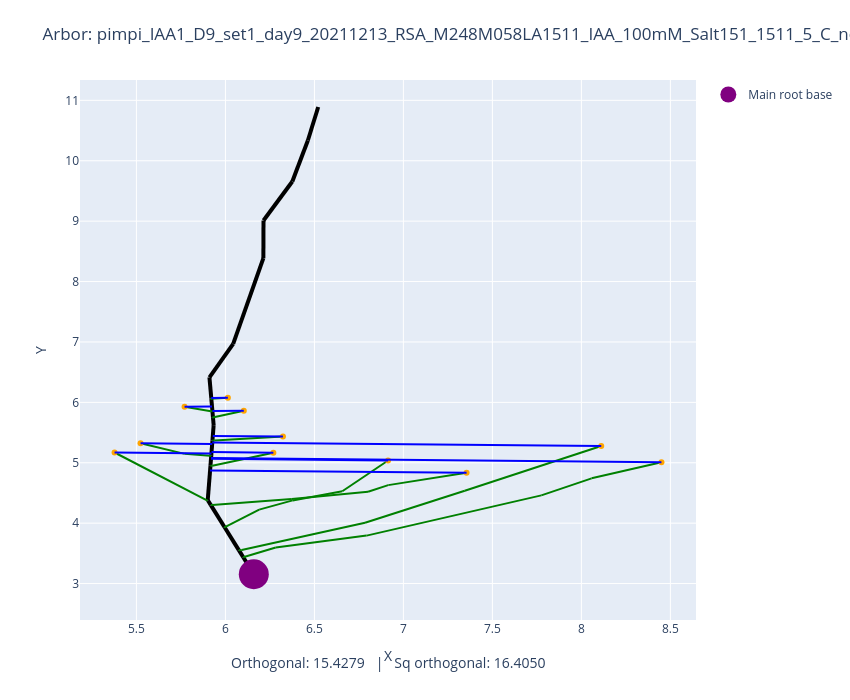

This figure's notebook cell:
### Code cell
plot_arbors(fname, 0, 1)

### Figure 1 — Plotly figure (JSON) as saved in the notebook; plotly's stock layout.template omitted (floating-point values rounded to 4 significant figures)
{"data": [{"line": {"color": "black", "width": 4}, "mode": "lines", "showlegend": false, "type": "scatter", "x": [6.159, 6.1], "y": [3.154, 3.435]}, {"line": {"color": "black", "width": 4}, "mode": "lines", "showlegend": false, "type": "scatter", "x": [6.1, 6.075], "y": [3.435, 3.553]}, {"line": {"color": "black", "width": 4}, "mode": "lines", "showlegend": false, "type": "scatter", "x": [6.075, 5.995], "y": [3.553, 3.932]}, {"line": {"color": "black", "width": 4}, "mode": "lines", "showlegend": false, "type": "scatter", "x": [5.995, 5.918], "y": [3.932, 4.299]}, {"line": {"color": "black", "width": 4}, "mode": "lines", "showlegend": false, "type": "scatter", "x": [5.918, 5.902], "y": [4.299, 4.375]}, {"line": {"color": "black", "width": 4}, "mode": "lines", "showlegend": false, "type": "scatter", "x": [5.902, 5.901], "y": [4.375, 4.381]}, {"line": {"color": "black", "width": 4}, "mode": "lines", "showlegend": false, "type": "scatter", "x": [5.901, 5.916], "y": [4.381, 4.95]}, {"line": {"color": "black", "width": 4}, "mode": "lines", "showlegend": false, "type": "scatter", "x": [5.916, 5.92], "y": [4.95, 5.116]}, {"line": {"color": "black", "width": 4}, "mode": "lines", "showlegend": false, "type": "scatter", "x": [5.92, 5.927], "y": [5.116, 5.367]}, {"line": {"color": "black", "width": 4}, "mode": "lines", "showlegend": false, "type": "scatter", "x": [5.927, 5.934], "y": [5.367, 5.624]}, {"line": {"color": "black", "width": 4}, "mode": "lines", "showlegend": false, "type": "scatter", "x": [5.934, 5.93], "y": [5.624, 5.75]}, {"line": {"color": "black", "width": 4}, "mode": "lines", "showlegend": false, "type": "scatter", "x": [5.93, 5.927], "y": [5.75, 5.855]}, {"line": {"color": "black", "width": 4}, "mode": "lines", "showlegend": false, "type": "scatter", "x": [5.927, 5.921], "y": [5.855, 6.061]}, {"line": {"color": "black", "width": 4}, "mode": "lines", "showlegend": false, "type": "scatter", "x": [5.921, 5.91], "y": [6.061, 6.414]}, {"line": {"color": "black", "width": 4}, "mode": "lines", "showlegend": false, "type": "scatter", "x": [5.91, 6.044], "y": [6.414, 6.967]}, {"line": {"color": "black", "width": 4}, "mode": "lines", "showlegend": false, "type": "scatter", "x": [6.044, 6.213], "y": [6.967, 8.388]}, {"line": {"color": "black", "width": 4}, "mode": "lines", "showlegend": false, "type": "scatter", "x": [6.213, 6.214], "y": [8.388, 9.011]}, {"line": {"color": "black", "width": 4}, "mode": "lines", "showlegend": false, "type": "scatter", "x": [6.214, 6.376], "y": [9.011, 9.657]}, {"line": {"color": "black", "width": 4}, "mode": "lines", "showlegend": false, "type": "scatter", "x": [6.376, 6.463], "y": [9.657, 10.34]}, {"line": {"color": "black", "width": 4}, "mode": "lines", "showlegend": false, "type": "scatter", "x": [6.463, 6.521], "y": [10.34, 10.89]}, {"line": {"color": "green", "width": 2}, "mode": "lines", "showlegend": false, "type": "scatter", "x": [8.45, 8.057], "y": [5.01, 4.742]}, {"line": {"color": "green", "width": 2}, "mode": "lines", "showlegend": false, "type": "scatter", "x": [8.057, 7.775], "y": [4.742, 4.46]}, {"line": {"color": "green", "width": 2}, "mode": "lines", "showlegend": false, "type": "scatter", "x": [7.775, 6.793], "y": [4.46, 3.794]}, {"line": {"color": "green", "width": 2}, "mode": "lines", "showlegend": false, "type": "scatter", "x": [6.793, 6.283], "y": [3.794, 3.596]}, {"line": {"color": "green", "width": 2}, "mode": "lines", "showlegend": false, "type": "scatter", "x": [6.283, 6.1], "y": [3.596, 3.435]}, {"line": {"color": "green", "width": 2}, "mode": "lines", "showlegend": false, "type": "scatter", "x": [6.1, 6.1], "y": [3.435, 3.435]}, {"line": {"color": "green", "width": 2}, "mode": "lines", "showlegend": false, "type": "scatter", "x": [8.112, 7.345], "y": [5.278, 4.535]}, {"line": {"color": "green", "width": 2}, "mode": "lines", "showlegend": false, "type": "scatter", "x": [7.345, 6.785], "y": [4.535, 4.006]}, {"line": {"color": "green", "width": 2}, "mode": "lines", "showlegend": false, "type": "scatter", "x": [6.785, 6.091], "y": [4.006, 3.557]}, {"line": {"color": "green", "width": 2}, "mode": "lines", "showlegend": false, "type": "scatter", "x": [6.091, 6.075], "y": [3.557, 3.553]}, {"line": {"color": "green", "width": 2}, "mode": "lines", "showlegend": false, "type": "scatter", "x": [6.914, 6.657], "y": [5.038, 4.529]}, {"line": {"color": "green", "width": 2}, "mode": "lines", "showlegend": false, "type": "scatter", "x": [6.657, 6.378], "y": [4.529, 4.377]}, {"line": {"color": "green", "width": 2}, "mode": "lines", "showlegend": false, "type": "scatter", "x": [6.378, 6.19], "y": [4.377, 4.224]}, {"line": {"color": "green", "width": 2}, "mode": "lines", "showlegend": false, "type": "scatter", "x": [6.19, 5.994], "y": [4.224, 3.932]}, {"line": {"color": "green", "width": 2}, "mode": "lines", "showlegend": false, "type": "scatter", "x": [5.994, 5.995], "y": [3.932, 3.932]}, {"line": {"color": "green", "width": 2}, "mode": "lines", "showlegend": false, "type": "scatter", "x": [7.355, 6.915], "y": [4.833, 4.63]}, {"line": {"color": "green", "width": 2}, "mode": "lines", "showlegend": false, "type": "scatter", "x": [6.915, 6.801], "y": [4.63, 4.52]}, {"line": {"color": "green", "width": 2}, "mode": "lines", "showlegend": false, "type": "scatter", "x": [6.801, 6.373], "y": [4.52, 4.398]}, {"line": {"color": "green", "width": 2}, "mode": "lines", "showlegend": false, "type": "scatter", "x": [6.373, 5.925], "y": [4.398, 4.3]}, {"line": {"color": "green", "width": 2}, "mode": "lines", "showlegend": false, "type": "scatter", "x": [5.925, 5.918], "y": [4.3, 4.299]}, {"line": {"color": "green", "width": 2}, "mode": "lines", "showlegend": false, "type": "scatter", "x": [6.269, 5.927], "y": [5.167, 4.949]}, {"line": {"color": "green", "width": 2}, "mode": "lines", "showlegend": false, "type": "scatter", "x": [5.927, 5.916], "y": [4.949, 4.95]}, {"line": {"color": "green", "width": 2}, "mode": "lines", "showlegend": false, "type": "scatter", "x": [6.323, 5.937], "y": [5.433, 5.367]}, {"line": {"color": "green", "width": 2}, "mode": "lines", "showlegend": false, "type": "scatter", "x": [5.937, 5.927], "y": [5.367, 5.367]}, {"line": {"color": "green", "width": 2}, "mode": "lines", "showlegend": false, "type": "scatter", "x": [6.103, 5.928], "y": [5.861, 5.75]}, {"line": {"color": "green", "width": 2}, "mode": "lines", "showlegend": false, "type": "scatter", "x": [5.928, 5.93], "y": [5.75, 5.75]}, {"line": {"color": "green", "width": 2}, "mode": "lines", "showlegend": false, "type": "scatter", "x": [6.014, 5.917], "y": [6.074, 6.061]}, {"line": {"color": "green", "width": 2}, "mode": "lines", "showlegend": false, "type": "scatter", "x": [5.917, 5.921], "y": [6.061, 6.061]}, {"line": {"color": "green", "width": 2}, "mode": "lines", "showlegend": false, "type": "scatter", "x": [5.77, 5.918], "y": [5.927, 5.854]}, {"line": {"color": "green", "width": 2}, "mode": "lines", "showlegend": false, "type": "scatter", "x": [5.918, 5.927], "y": [5.854, 5.855]}, {"line": {"color": "green", "width": 2}, "mode": "lines", "showlegend": false, "type": "scatter", "x": [5.523, 5.771], "y": [5.323, 5.147]}, {"line": {"color": "green", "width": 2}, "mode": "lines", "showlegend": false, "type": "scatter", "x": [5.771, 5.913], "y": [5.147, 5.116]}, {"line": {"color": "green", "width": 2}, "mode": "lines", "showlegend": false, "type": "scatter", "x": [5.913, 5.92], "y": [5.116, 5.116]}, {"line": {"color": "green", "width": 2}, "mode": "lines", "showlegend": false, "type": "scatter", "x": [5.377, 5.899], "y": [5.17, 4.375]}, {"line": {"color": "green", "width": 2}, "mode": "lines", "showlegend": false, "type": "scatter", "x": [5.899, 5.902], "y": [4.375, 4.375]}, {"marker": {"color": "orange"}, "mode": "markers", "showlegend": false, "type": "scatter", "x": [8.45], "y": [5.01]}, {"marker": {"color": "orange"}, "mode": "markers", "showlegend": false, "type": "scatter", "x": [8.112], "y": [5.278]}, {"marker": {"color": "orange"}, "mode": "markers", "showlegend": false, "type": "scatter", "x": [6.914], "y": [5.038]}, {"marker": {"color": "orange"}, "mode": "markers", "showlegend": false, "type": "scatter", "x": [7.355], "y": [4.833]}, {"marker": {"color": "orange"}, "mode": "markers", "showlegend": false, "type": "scatter", "x": [6.269], "y": [5.167]}, {"marker": {"color": "orange"}, "mode": "markers", "showlegend": false, "type": "scatter", "x": [6.323], "y": [5.433]}, {"marker": {"color": "orange"}, "mode": "markers", "showlegend": false, "type": "scatter", "x": [6.103], "y": [5.861]}, {"marker": {"color": "orange"}, "mode": "markers", "showlegend": false, "type": "scatter", "x": [6.014], "y": [6.074]}, {"marker": {"color": "orange"}, "mode": "markers", "showlegend": false, "type": "scatter", "x": [5.77], "y": [5.927]}, {"marker": {"color": "orange"}, "mode": "markers", "showlegend": false, "type": "scatter", "x": [5.523], "y": [5.323]}, {"marker": {"color": "orange"}, "mode": "markers", "showlegend": false, "type": "scatter", "x": [5.377], "y": [5.17]}, {"marker": {"color": "purple", "size": 30}, "mode": "markers", "name": "Main root base", "type": "scatter", "x": [6.159], "y": [3.154]}, {"line": {"color": "blue"}, "mode": "lines", "showlegend": false, "type": "scatter", "x": [8.45, 5.919], "y": [5.01, 5.078]}, {"line": {"color": "blue"}, "mode": "lines", "showlegend": false, "type": "scatter", "x": [8.112, 5.926], "y": [5.278, 5.336]}, {"line": {"color": "blue"}, "mode": "lines", "showlegend": false, "type": "scatter", "x": [6.914, 5.919], "y": [5.038, 5.065]}, {"line": {"color": "blue"}, "mode": "lines", "showlegend": false, "type": "scatter", "x": [7.355, 5.914], "y": [4.833, 4.871]}, {"line": {"color": "blue"}, "mode": "lines", "showlegend": false, "type": "scatter", "x": [6.269, 5.922], "y": [5.167, 5.176]}, {"line": {"color": "blue"}, "mode": "lines", "showlegend": false, "type": "scatter", "x": [6.323, 5.929], "y": [5.433, 5.443]}, {"line": {"color": "blue"}, "mode": "lines", "showlegend": false, "type": "scatter", "x": [6.103, 5.927], "y": [5.861, 5.856]}, {"line": {"color": "blue"}, "mode": "lines", "showlegend": false, "type": "scatter", "x": [6.014, 5.92], "y": [6.074, 6.071]}, {"line": {"color": "blue"}, "mode": "lines", "showlegend": false, "type": "scatter", "x": [5.77, 5.925], "y": [5.927, 5.931]}, {"line": {"color": "blue"}, "mode": "lines", "showlegend": false, "type": "scatter", "x": [5.523, 5.926], "y": [5.323, 5.312]}, {"line": {"color": "blue"}, "mode": "lines", "showlegend": false, "type": "scatter", "x": [5.377, 5.921], "y": [5.17, 5.155]}], "layout": {"annotations": [{"font": {"size": 14}, "showarrow": false, "text": "Orthogonal: 15.4279   |   Sq orthogonal: 16.4050", "x": 0.5, "xref": "paper", "y": -0.1, "yref": "paper"}], "height": 700, "margin": {"b": 80, "t": 80}, "title": {"text": "Arbor: pimpi_IAA1_D9_set1_day9_20211213_RSA_M248M058LA1511_IAA_100mM_Salt151_1511_5_C_noiaa.csv   |   G=0, alpha=1"}, "width": 850, "xaxis": {"autorange": true, "range": [5.183, 8.644], "title": {"text": "X"}, "type": "linear"}, "yaxis": {"autorange": true, "range": [2.397, 11.34], "title": {"text": "Y"}, "type": "linear"}}}
